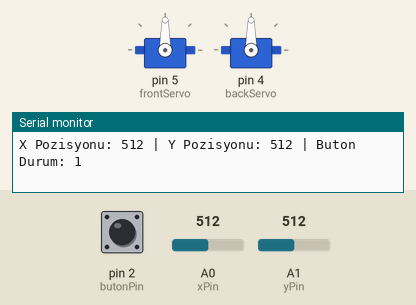
Simulated run of this sketch. Board: Arduino Uno, built with avr-gcc and run on an emulated ATmega328P. Shown: 2 × servo, the last lines printed to the serial monitor. Inputs (shaded band) come from the test bench; at power-on: A0 (xPin) = 512, A1 (yPin) = 512, pin 2 (butonPin) HIGH.

Above: at 1.8 s.
1.9 s: A0 (xPin) set to 0
At 4.7 s:
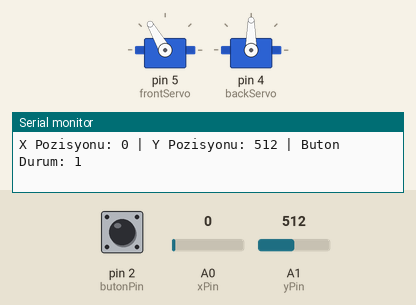
6.0 s: A1 (yPin) set to 1012
8.6 s: A1 (yPin) set to 1023
At 11.1 s:
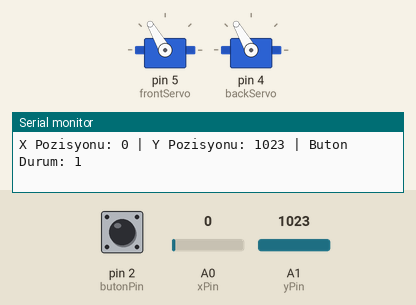
12.7 s: A1 (yPin) set to 900
At 14.7 s:
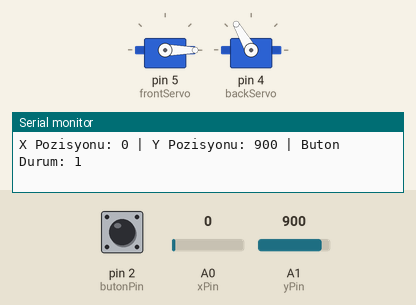
16.2 s: A0 (xPin) set to 122
Timing chart, 0 to 19.0 s (numbered marks = the images above; inputs shaded):
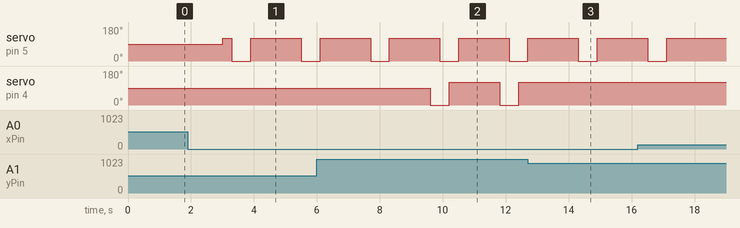

The sketch:

YuruyenRobot.ino
```cpp
#include <Servo.h>
Servo frontServo;
Servo backServo;
int xPin = A0;
int yPin = A1;
int butonPin = 2;
int xPozisyon;
int yPozisyon;
int butonDurum;
char forward[] = {120,180,180,180,180,120,120,120};
char forward2[] = {60,100,100,100,100,60,60,60};
void setup() {
Serial.begin(9600);
pinMode(xPin, INPUT);
pinMode(yPin, INPUT);
pinMode(butonPin, INPUT_PULLUP);
frontServo.attach(5);  // Front servo, 5. pinde bağlı
backServo.attach(4);   // Back servo, 4. pinde bağlı
}
void loop() {
xPozisyon = analogRead(xPin);
yPozisyon = analogRead(yPin);
butonDurum = digitalRead(butonPin);
Serial.print("X Pozisyonu: ");
Serial.print(xPozisyon);
Serial.print(" | Y Pozisyonu: ");
Serial.print(yPozisyon);
Serial.print(" | Buton Durum: ");
Serial.println(butonDurum);
delay(1000);

  if(xPozisyon==0 & yPozisyon==1023)
  {
    for(int n=0;n<4;n++)
    {
    frontServo.write(forward[2*n]);
    backServo.write(forward[(2*n)+1]);
    delay(300);
    }
}
  else if(xPozisyon==0)
    for(int n=0;n<4;n++)
    {
    frontServo.write(forward[2*n]);
    delay(300);
}
  else if(yPozisyon==1023)
    for(int n=0;n<4;n++)
    {
    backServo.write(forward[(2*n)+1]);
    delay(300);
}
}
```

Measured:
- the behaviour switches between 1022 and 1023 on A1 (yPin) (found by bisection; images 1 and 2)
- after the input at 1.9 s, servo on pin 5 (frontServo): 90° → 120° after 1.1 s, → 0° 0.30 s later, → 120° 0.60 s later, → 0° 1.6 s later
- after the input at 8.6 s, servo on pin 4 (backServo): alternates 120° for 1.6 s and 0° for 0.60 s, starting after 1.0 s
- after the input at 12.7 s, servo on pin 4 (backServo): stays 120° (without the input it goes to 0° after 1.3 s)
